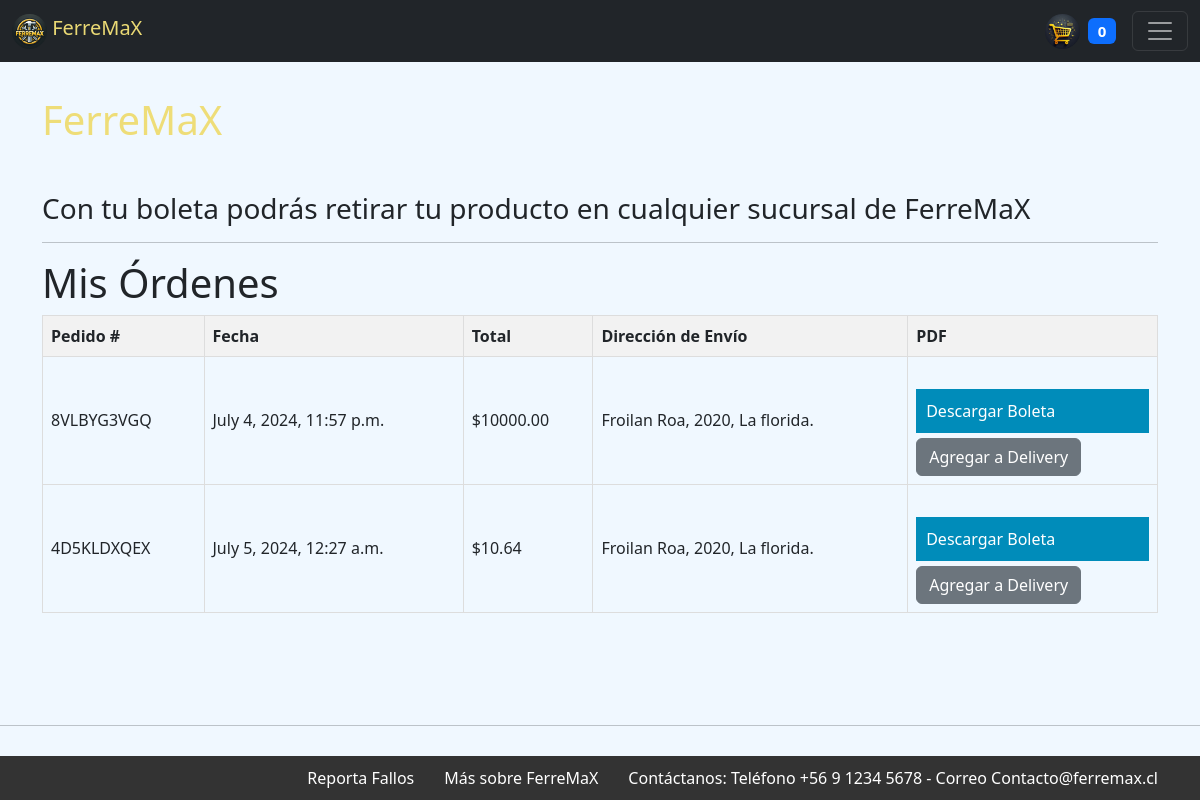
/orders/ (signed in), run on the app's committed database.
### app/models.py (models this page shows, shortened)
class Order(models.Model):
    user = models.ForeignKey(settings.AUTH_USER_MODEL, on_delete=models.CASCADE)
    created_at = models.DateTimeField(auto_now_add=True)
    order_number = models.CharField(max_length=20, unique=True)
    total_price = models.DecimalField(max_digits=10, decimal_places=2)
    direccion = models.CharField(max_length=255)
    is_delivery = models.BooleanField(default=False)  # Nuevo campo para indicar si es delivery
    delivery_status = models.CharField(max_length=50, default='Pending')  # Nuevo campo para el estado del delivery

### app/decorators.py (the view)
        def _wrapped_view(request, *args, **kwargs):
            if request.user.is_authenticated and request.user.tipo_de_cuenta in roles:
                return view_func(request, *args, **kwargs)
            else:
                return HttpResponseForbidden("No tienes permiso para acceder a esta página.")

### app/context_processors.py (called while the page is built)
def zero_stock_notification(request):
    zero_stock_products = Post.objects.filter(stock=0).exists()
    return {'zero_stock_products': zero_stock_products}

def cart_count(request):
    cart_count = CartItem.objects.aggregate(total_quantity=models.Sum('quantity'))['total_quantity'] or 0
    return {'cart_count': cart_count}

### app/views.py (called while the page is built)
@user_has_role('trabajador', 'administrador','cliente')
@login_required
def order_list(request):
    orders = Order.objects.filter(user=request.user)
    return render(request, 'app/order_list.html', {'orders': orders})

### app/templates/app/order_list.html (shortened to what this page needs)
{% extends "app/base.html" %}
{% block contenido %}
<br>
<br>
<div class="container">
    <header class="my-4">
        <h1 style="color: #eedc76fb;" style="text-align: center;">FerreMaX</h1>
    </header>
    <br>
    <h3>Con tu boleta podrás retirar tu producto en cualquier sucursal de FerreMaX</h3>
    <hr>
    <h1>Mis Órdenes</h1>
    {% if orders %}
        <table class="order-table">
            <thead>
                <tr>
                    <th>Pedido #</th>
                    <th>Fecha</th>
                    <th>Total</th>
                    <th>Dirección de Envío</th>
                    <th>PDF</th>
                </tr>
            </thead>
            <tbody>
                {% for order in orders %}
                <tr>
                    <td>{{ order.order_number }}</td>
                    <td>{{ order.created_at }}</td>
                    <td>${{ order.total_price }}</td>
                    <td>{{ order.direccion }}</td>
                    <td>
                        <br>
                        <a href="{% url 'generate_invoice' order.id %}" class="invoice-btn">Descargar Boleta</a>
                        <a href="{% url 'add_to_delivery' order.id %}" class="btn btn-secondary">Agregar a Delivery</a>
                        <br>
                    </td>
                </tr>
                {% endfor %}
            </tbody>
        </table>
    {% else %}
        <p>No tienes órdenes aún.</p>
    {% endif %}
{% endblock %}

### app/templates/app/order_list.html (style rules this page uses)
.order-table { width: 100%; border-collapse: collapse; margin: auto; }
.order-table th, .order-table td { border: 1px solid #ddd; padding: 8px; text-align: left; }
.order-table th { background-color: #f2f2f2; }
.invoice-btn { background-color: #008CBA; color: white; display: block; padding: 10px; border: none; cursor: pointer; text-decoration: none; margin-bottom: 5px; }

### data on the page
Order: order_number "8VLBYG3VGQ", created_at "July 4, 2024, 11:57 p.m.", total_price "10000.00", direccion "Froilan Roa, 2020, La florida."
Order: order_number "4D5KLDXQEX", created_at "July 5, 2024, 12:27 a.m.", total_price "10.64", direccion "Froilan Roa, 2020, La florida."

### other printed values
{{ cart_count }} "0"
